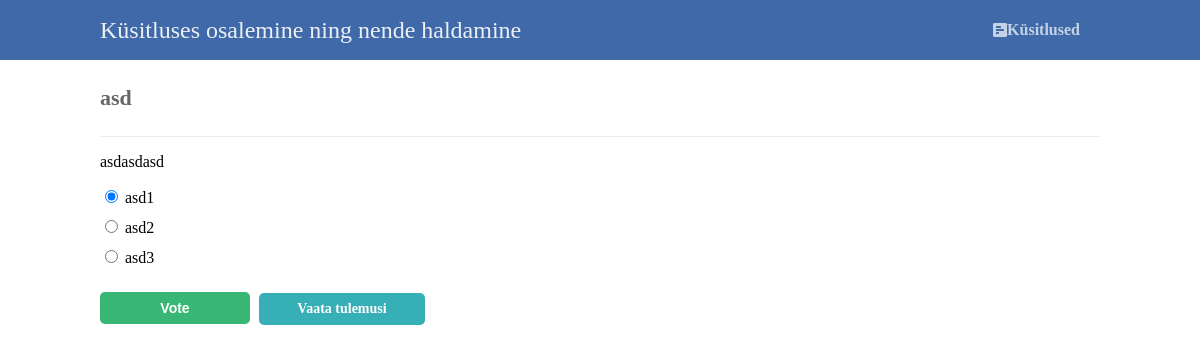
The app's page /vote.php?id=5 with its own data.
### tables this page shows
CREATE TABLE `polls` (
  `id` int(11) NOT NULL,
  `title` text NOT NULL,
  `description` text NOT NULL
);

CREATE TABLE `poll_answers` (
  `id` int(11) NOT NULL,
  `poll_id` int(11) NOT NULL,
  `title` text NOT NULL,
  `votes` int(11) NOT NULL DEFAULT 0
);

### vote.php (the view, shortened to what this page needs)
<?php
$pdo = pdo_connect_mysql();
if (isset($_GET['id'])) {
    $stmt = $pdo->prepare('SELECT * FROM polls WHERE id = ?');
    $stmt->execute([ $_GET['id'] ]);
    $poll = $stmt->fetch(PDO::FETCH_ASSOC);
    if ($poll) {
        $stmt = $pdo->prepare('SELECT * FROM poll_answers WHERE poll_id = ?');
        $stmt->execute([ $_GET['id'] ]);
        $poll_answers = $stmt->fetchAll(PDO::FETCH_ASSOC);
    } else {
        exit('Poll with that ID does not exist.');
    }
} else {
    exit('No poll ID specified.');
}
?>
<?php require 'templates/header.php' ?>
<div class="content poll-vote">
	<h2><?=$poll['title']?></h2>
	<p><?=$poll['description']?></p>
    <form action="vote.php?id=<?=$_GET['id']?>" method="post">
        <?php for ($i = 0; $i < count($poll_answers); $i++): ?>
        <label>
            <input type="radio" name="poll_answer" value="<?=$poll_answers[$i]['id']?>"<?=$i == 0 ? ' checked' : ''?>>
            <?=$poll_answers[$i]['title']?>
        </label>
        <?php endfor; ?>
        <div>
            <input type="submit" value="Vote">
            <a href="result.php?id=<?=$poll['id']?>">Vaata tulemusi</a>
        </div>
    </form>
</div>

### templates/header.php (style rules this page uses)
body { background-color: #FFFFFF; margin: 0; }

### vote.php (style rules this page uses)
.content { width: 1000px; margin: 0 auto; }
.content h2 { margin: 0; padding: 25px 0; font-size: 22px; border-bottom: 1px solid #ebebeb; color: #666666; }
.poll-vote form { display: flex; flex-flow: column; }
.poll-vote form label { padding-bottom: 10px; }
.poll-vote form input[type="submit"], .poll-vote form a { display: inline-block; padding: 8px; border-radius: 5px; background-color: #38b673; border: 0; font-weight: bold; font-size: 14px; color: #FFFFFF; cursor: pointer; width: 150px; margin-top: 15px; }
.poll-vote form a { text-align: center; text-decoration: none; background-color: #37afb7; margin-left: 5px; }

### records on screen
polls: title "asd", description "asdasdasd"
poll_answers: title "asd1"
poll_answers: title "asd2"
poll_answers: title "asd3"
